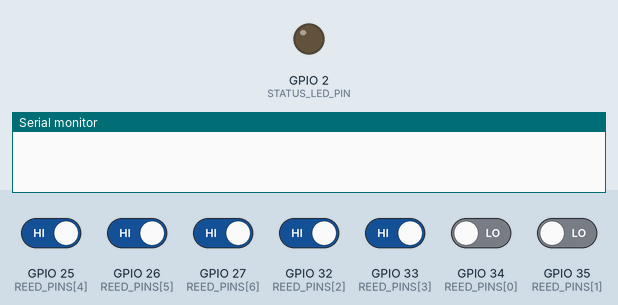
Recording of a sketch running on a simulated ESP32. Parts: output pins drawn as LEDs (lit = HIGH), the last lines printed to the serial monitor. The test bench sets the inputs (shaded band); at power-on: GPIO 25 (REED_PINS[4]), GPIO 26 (REED_PINS[5]), GPIO 27 (REED_PINS[6]), GPIO 32 (REED_PINS[2]), GPIO 33 (REED_PINS[3]) HIGH, GPIO 34 (REED_PINS[0]), GPIO 35 (REED_PINS[1]) LOW. WiFi joins after 1.5 s; servers stay silent unless stated; no MQTT or app messages arrive unless stated.

Above: at 0.0 s.
At 1.1 s:
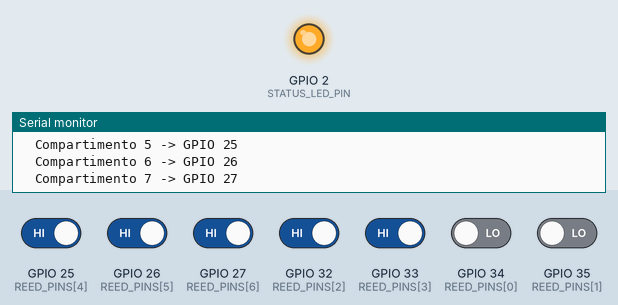
Timing chart, 0 to 2.6 s (numbered marks = the images above):
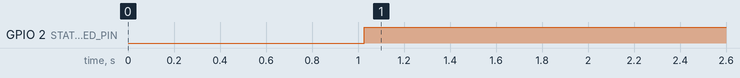

The sketch:

esp32_reed_monitor.ino
```cpp
#include <WiFi.h>
#define MQTT_VERSION MQTT_VERSION_3_1
#include <PubSubClient.h>
#include <cstring>

// Configuracion principal.
// Si quieres, aqui mismo puedes cambiar SSID, password e IP del broker.
#define WIFI_SSID "TU_RED_WIFI"
#define WIFI_PASSWORD "TU_PASSWORD_WIFI"
#define MQTT_HOST "192.168.1.85"
#define MQTT_PORT 1883
#define MQTT_USERNAME ""
#define MQTT_PASSWORD ""
#define MQTT_TOPIC_ROOT "escom/iot/reed-monitor"
#define DEVICE_ID "reed-monitor-esp32"

constexpr size_t COMPARTMENT_COUNT = 7;
constexpr uint8_t REED_PINS[COMPARTMENT_COUNT] = {34, 35, 32, 33, 25, 26, 27};
constexpr bool REQUIRES_EXTERNAL_PULLUP[COMPARTMENT_COUNT] = {true, true, false, false, false, false, false};
constexpr uint8_t STATUS_LED_PIN = 2;
constexpr bool OPEN_WHEN_HIGH = true;
constexpr uint16_t MQTT_BUFFER_SIZE = 1024;
constexpr unsigned long DEBOUNCE_MS = 60;
constexpr unsigned long HEARTBEAT_INTERVAL_MS = 5000;
constexpr unsigned long WIFI_RETRY_INTERVAL_MS = 10000;
constexpr unsigned long MQTT_RETRY_INTERVAL_MS = 5000;

struct ReedState {
  bool stableOpen;
  bool lastReadOpen;
  unsigned long lastBounceAt;
};

WiFiClient wifiClient;
PubSubClient mqttClient(wifiClient);
ReedState reedStates[COMPARTMENT_COUNT];

unsigned long lastHeartbeatAt = 0;
unsigned long lastWifiAttemptAt = 0;
unsigned long lastMqttAttemptAt = 0;
unsigned long sequenceNumber = 0;
bool monitoringEnabled = true;

void setupPins();
void setupWifi();
void ensureWifi();
void ensureMqtt();
void publishAvailability(const char* status);
void publishCompartmentState(size_t index, bool retained);
void publishSummary(bool retained);
void publishHeartbeat();
void publishAllStates();
void updateStatusLed();
void handleCommands(char* topic, byte* payload, unsigned int length);
bool readOpenFromPin(uint8_t pin);
bool anyCompartmentOpen();
size_t countOpenCompartments();
void buildClientId(char* buffer, size_t bufferSize);
void logCompartmentState(size_t index);
void logStartupPins();
bool testBrokerTcpConnection();

void setup() {
  Serial.begin(115200);
  delay(1000);
  Serial.println();
  Serial.println("Iniciando monitor MQTT de 7 compartimentos...");
  setupPins();
  setupWifi();

  mqttClient.setServer(MQTT_HOST, MQTT_PORT);
  mqttClient.setCallback(handleCommands);
  mqttClient.setBufferSize(MQTT_BUFFER_SIZE);
  mqttClient.setKeepAlive(30);
  logStartupPins();
}

void loop() {
  ensureWifi();
  ensureMqtt();

  if (mqttClient.connected()) {
    mqttClient.loop();
  }

  unsigned long now = millis();
  for (size_t index = 0; index < COMPARTMENT_COUNT; ++index) {
    bool currentOpen = readOpenFromPin(REED_PINS[index]);
    if (currentOpen != reedStates[index].lastReadOpen) {
      reedStates[index].lastReadOpen = currentOpen;
      reedStates[index].lastBounceAt = now;
    }

    if ((now - reedStates[index].lastBounceAt) >= DEBOUNCE_MS &&
        currentOpen != reedStates[index].stableOpen) {
      reedStates[index].stableOpen = currentOpen;
      sequenceNumber++;
      publishCompartmentState(index, false);
      publishSummary(false);
      updateStatusLed();
    }
  }

  if (mqttClient.connected() && (now - lastHeartbeatAt) >= HEARTBEAT_INTERVAL_MS) {
    lastHeartbeatAt = now;
    publishHeartbeat();
  }

  updateStatusLed();
}

void setupPins() {
  pinMode(STATUS_LED_PIN, OUTPUT);
  digitalWrite(STATUS_LED_PIN, LOW);

  for (size_t index = 0; index < COMPARTMENT_COUNT; ++index) {
    if (REQUIRES_EXTERNAL_PULLUP[index]) {
      pinMode(REED_PINS[index], INPUT);
    } else {
      pinMode(REED_PINS[index], INPUT_PULLUP);
    }
    bool currentOpen = readOpenFromPin(REED_PINS[index]);
    reedStates[index].stableOpen = currentOpen;
    reedStates[index].lastReadOpen = currentOpen;
    reedStates[index].lastBounceAt = 0;
  }
}

void setupWifi() {
  WiFi.mode(WIFI_STA);
  Serial.printf("Conectando a WiFi SSID: %s\n", WIFI_SSID);
  WiFi.begin(WIFI_SSID, WIFI_PASSWORD);
}

void ensureWifi() {
  if (WiFi.status() == WL_CONNECTED) {
    return;
  }

  unsigned long now = millis();
  if ((now - lastWifiAttemptAt) < WIFI_RETRY_INTERVAL_MS) {
    return;
  }

  lastWifiAttemptAt = now;
  Serial.println("Reconectando WiFi...");
  WiFi.disconnect();
  WiFi.begin(WIFI_SSID, WIFI_PASSWORD);
}

void ensureMqtt() {
  if (WiFi.status() != WL_CONNECTED || mqttClient.connected()) {
    return;
  }

  unsigned long now = millis();
  if ((now - lastMqttAttemptAt) < MQTT_RETRY_INTERVAL_MS) {
    return;
  }

  lastMqttAttemptAt = now;

  bool tcpReachable = testBrokerTcpConnection();
  if (!tcpReachable) {
    Serial.printf("TCP al broker %s:%u fallo antes de MQTT.\n", MQTT_HOST, MQTT_PORT);
    return;
  }

  char clientId[32];
  buildClientId(clientId, sizeof(clientId));

  bool connected;
  if (strlen(MQTT_USERNAME) > 0) {
    connected = mqttClient.connect(clientId, MQTT_USERNAME, MQTT_PASSWORD);
  } else {
    connected = mqttClient.connect(clientId);
  }

  if (!connected) {
    Serial.printf("Fallo MQTT, estado=%d\n", mqttClient.state());
    return;
  }

  Serial.printf("MQTT conectado a %s:%d\n", MQTT_HOST, MQTT_PORT);
  mqttClient.subscribe(MQTT_TOPIC_ROOT "/command/request-sync", 1);
  mqttClient.subscribe(MQTT_TOPIC_ROOT "/command/set-monitoring", 1);
  publishAvailability("online");
  publishAllStates();
  publishSummary(true);
  publishHeartbeat();
}

void publishAvailability(const char* status) {
  char payload[192];
  snprintf(
    payload,
    sizeof(payload),
    "{\"device_id\":\"%s\",\"status\":\"%s\",\"ip\":\"%s\"}",
    DEVICE_ID,
    status,
    WiFi.localIP().toString().c_str()
  );
  bool ok = mqttClient.publish(MQTT_TOPIC_ROOT "/publisher/status", payload, true);
  Serial.printf("publisher/status => %s\n", ok ? "OK" : "ERROR");
}

void publishCompartmentState(size_t index, bool retained) {
  if (!mqttClient.connected()) {
    return;
  }

  char topic[128];
  snprintf(topic, sizeof(topic), MQTT_TOPIC_ROOT "/sensor/compartment/%u", static_cast<unsigned>(index + 1));

  char payload[256];
  snprintf(
    payload,
    sizeof(payload),
    "{\"device_id\":\"%s\",\"sequence\":%lu,\"timestamp\":%lu,\"compartment_id\":%u,\"open\":%s}",
    DEVICE_ID,
    sequenceNumber,
    millis(),
    static_cast<unsigned>(index + 1),
    reedStates[index].stableOpen ? "true" : "false"
  );

  bool ok = mqttClient.publish(topic, payload, retained);
  Serial.printf("%s => %s\n", topic, ok ? "OK" : "ERROR");
  logCompartmentState(index);
}

void publishSummary(bool retained) {
  if (!mqttClient.connected()) {
    return;
  }

  char compartments[512];
  compartments[0] = '\0';

  for (size_t index = 0; index < COMPARTMENT_COUNT; ++index) {
    char fragment[64];
    snprintf(
      fragment,
      sizeof(fragment),
      "%s{\"compartment_id\":%u,\"open\":%s}",
      index == 0 ? "" : ",",
      static_cast<unsigned>(index + 1),
      reedStates[index].stableOpen ? "true" : "false"
    );
    strncat(compartments, fragment, sizeof(compartments) - strlen(compartments) - 1);
  }

  char payload[768];
  snprintf(
    payload,
    sizeof(payload),
    "{\"device_id\":\"%s\",\"sequence\":%lu,\"timestamp\":%lu,\"open_count\":%u,\"monitoring_enabled\":%s,\"compartments\":[%s]}",
    DEVICE_ID,
    sequenceNumber,
    millis(),
    static_cast<unsigned>(countOpenCompartments()),
    monitoringEnabled ? "true" : "false",
    compartments
  );

  bool ok = mqttClient.publish(MQTT_TOPIC_ROOT "/sensor/summary", payload, retained);
  Serial.printf("sensor/summary (%u bytes) => %s\n", static_cast<unsigned>(strlen(payload)), ok ? "OK" : "ERROR");
}

void publishHeartbeat() {
  if (!mqttClient.connected()) {
    return;
  }

  char payload[224];
  snprintf(
    payload,
    sizeof(payload),
    "{\"device_id\":\"%s\",\"timestamp\":%lu,\"rssi\":%d,\"uptime_ms\":%lu,\"open_count\":%u}",
    DEVICE_ID,
    millis(),
    WiFi.RSSI(),
    millis(),
    static_cast<unsigned>(countOpenCompartments())
  );
  bool ok = mqttClient.publish(MQTT_TOPIC_ROOT "/sensor/heartbeat", payload, false);
  Serial.printf("sensor/heartbeat => %s\n", ok ? "OK" : "ERROR");
}

void publishAllStates() {
  for (size_t index = 0; index < COMPARTMENT_COUNT; ++index) {
    publishCompartmentState(index, true);
  }
}

void updateStatusLed() {
  bool ledOn = monitoringEnabled && anyCompartmentOpen();
  digitalWrite(STATUS_LED_PIN, ledOn ? HIGH : LOW);
}

void handleCommands(char* topic, byte* payload, unsigned int length) {
  char message[128];
  unsigned int copyLength = length < sizeof(message) - 1 ? length : sizeof(message) - 1;
  memcpy(message, payload, copyLength);
  message[copyLength] = '\0';

  if (strcmp(topic, MQTT_TOPIC_ROOT "/command/request-sync") == 0) {
    Serial.println("Comando recibido: request-sync");
    publishAllStates();
    publishSummary(true);
    publishHeartbeat();
    return;
  }

  if (strcmp(topic, MQTT_TOPIC_ROOT "/command/set-monitoring") == 0) {
    monitoringEnabled = strstr(message, "true") != nullptr;
    Serial.printf("Comando recibido: monitoring=%s\n", monitoringEnabled ? "true" : "false");
    publishSummary(true);
    updateStatusLed();
  }
}

bool readOpenFromPin(uint8_t pin) {
  bool levelHigh = digitalRead(pin) == HIGH;
  return OPEN_WHEN_HIGH ? levelHigh : !levelHigh;
}

bool anyCompartmentOpen() {
  for (size_t index = 0; index < COMPARTMENT_COUNT; ++index) {
    if (reedStates[index].stableOpen) {
      return true;
    }
  }
  return false;
}

size_t countOpenCompartments() {
  size_t count = 0;
  for (size_t index = 0; index < COMPARTMENT_COUNT; ++index) {
    if (reedStates[index].stableOpen) {
      count++;
    }
  }
  return count;
}

void buildClientId(char* buffer, size_t bufferSize) {
  uint64_t chipId = ESP.getEfuseMac();
  snprintf(buffer, bufferSize, "esp32-%04X", static_cast<unsigned>(chipId & 0xFFFF));
}

void logCompartmentState(size_t index) {
  Serial.printf(
    "Compartimento %u GPIO %u => %s\n",
    static_cast<unsigned>(index + 1),
    static_cast<unsigned>(REED_PINS[index]),
    reedStates[index].stableOpen ? "ABIERTO" : "CERRADO"
  );
}

void logStartupPins() {
  Serial.println("Mapa de pines configurado:");
  for (size_t index = 0; index < COMPARTMENT_COUNT; ++index) {
    Serial.printf(
      "  Compartimento %u -> GPIO %u%s\n",
      static_cast<unsigned>(index + 1),
      static_cast<unsigned>(REED_PINS[index]),
      REQUIRES_EXTERNAL_PULLUP[index] ? " (requiere pull-up externo)" : ""
    );
  }
}

bool testBrokerTcpConnection() {
  WiFiClient probeClient;
  Serial.printf("Probando TCP a %s:%u...\n", MQTT_HOST, MQTT_PORT);
  bool connected = probeClient.connect(MQTT_HOST, MQTT_PORT);
  if (connected) {
    Serial.println("TCP conectado correctamente al broker.");
    probeClient.stop();
    return true;
  }

  Serial.println("TCP no pudo abrir socket con el broker.");
  probeClient.stop();
  return false;
}
```

Measured:
- by itself, GPIO 2 (STATUS_LED_PIN): LOW → HIGH at 1.0 s
